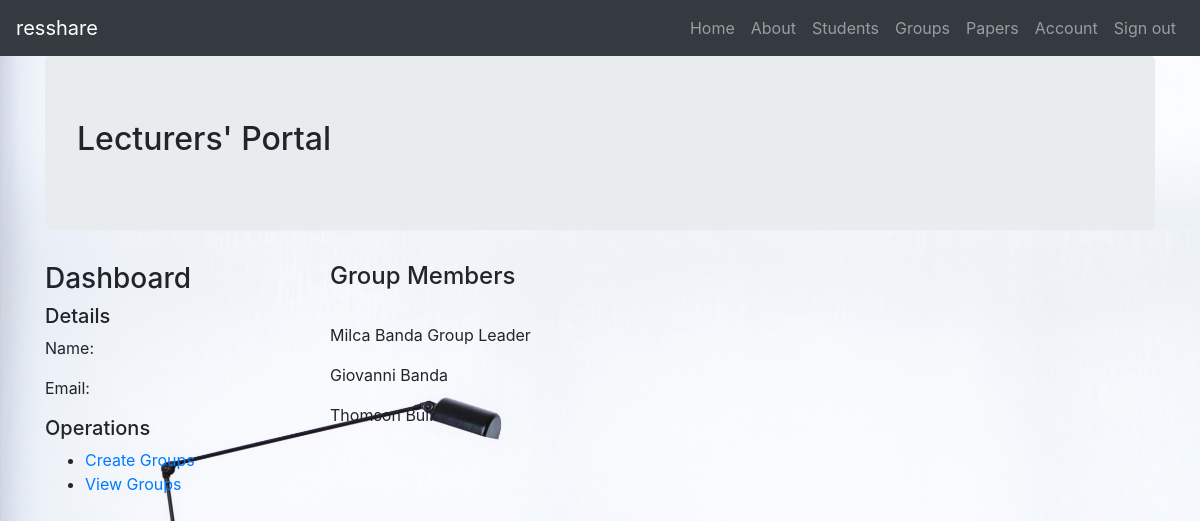
Page /lecturers/group-pages.php?id=10 (signed in) on the committed database.
### tables this page shows
CREATE TABLE `students` (
  `student_id` int(9) NOT NULL,
  `fname` varchar(30) NOT NULL,
  `lname` varchar(30) NOT NULL,
  `email` varchar(50) NOT NULL,
  `grp_id` int(10) DEFAULT NULL,
  `student_role` varchar(20) DEFAULT NULL
);

### lecturers/group-pages.php (the view, shortened to what this page needs)
<?php
require '../scripts/db.php';
$grp_id = $_GET['id'];
$query = "SELECT * FROM students WHERE grp_id = $grp_id ORDER BY student_role DESC" ;
$result = mysqli_query($dbcon, $query);
?>
<!DOCTYPE html>
<html lang="en">
<head>
    <link rel="stylesheet" type="text/css" href="..css/style.css">
    <link rel="stylesheet" href="https://maxcdn.bootstrapcdn.com/bootstrap/4.3.1/css/bootstrap.min.css">
</head>
<body>
<div class="container">
    <div class="jumbotron">
        <h2>Lecturers' Portal</h2>
    </div>
    <div class="row">
        <div class="col-md-3">
            <h3>Dashboard</h3>
            <div>
                <h5>Details</h5>
                <p>Name: </p>
                <p>Email:</p>
            </div>
            <div>
                <h5>Operations</h5>
                <ul>
                    <li><a href="create.php">Create Groups</a></li>
                    <li><a href="groups.php">View Groups</a></li>
                </ul>
            </div>
        </div>
        <div class="col-md-9">
            <h4>Group Members</h4>
<br>
            <?php
            if (mysqli_num_rows($result) > 0) {
                while ($row = mysqli_fetch_array($result)) {
                    echo "<p>" .  $row['fname'] . " " . $row['lname'] . " " . $row['student_role'] . "<p>";
                }
            }else {
                echo 'No Students in this Group' ;
            }
            ?>
        </div>
    </div>
</div>
</body>
</html>

### css/style.css (style rules this page uses)
body, html { height: 100%; background-image: url("../img/backg.jpg"); background-position: center; background-repeat: no-repeat; background-size: cover; }

### rows in the picture
students: fname "Milca", lname "Banda", student_role "Group Leader"
students: fname "Giovanni", lname "Banda"
students: fname "Thomson", lname "Bulk"
